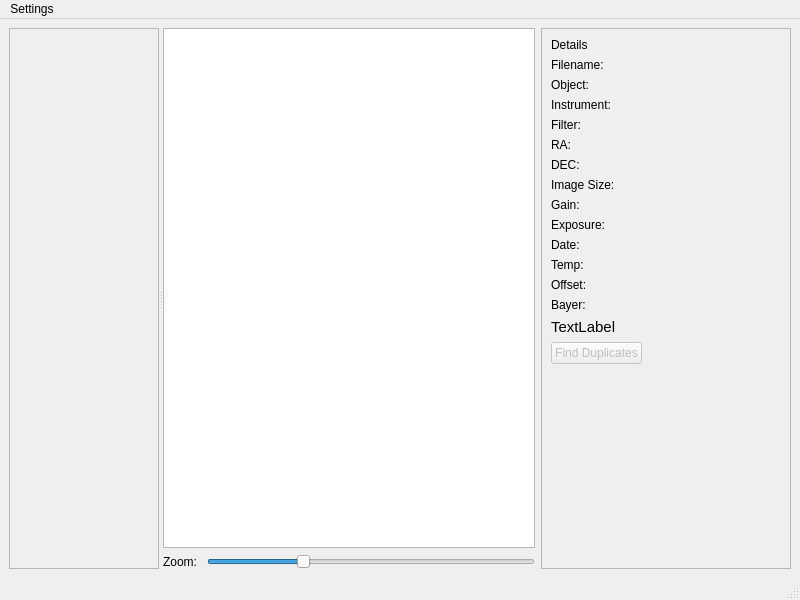
<?xml version="1.0" encoding="UTF-8"?>
<ui version="4.0">
 <class>MainWindow</class>
 <widget class="QMainWindow" name="MainWindow">
  <property name="geometry">
   <rect>
    <x>0</x>
    <y>0</y>
    <width>800</width>
    <height>600</height>
   </rect>
  </property>
  <property name="windowTitle">
   <string>Astrocat</string>
  </property>
  <widget class="QWidget" name="centralwidget">
   <layout class="QHBoxLayout" name="horizontalLayout_2">
    <item>
     <layout class="QHBoxLayout" name="horizontalLayout">
      <item>
       <widget class="QSplitter" name="splitter">
        <property name="orientation">
         <enum>Qt::Horizontal</enum>
        </property>
        <widget class="QScrollArea" name="scrollArea">
         <property name="sizePolicy">
          <sizepolicy hsizetype="Minimum" vsizetype="Expanding">
           <horstretch>0</horstretch>
           <verstretch>0</verstretch>
          </sizepolicy>
         </property>
         <property name="minimumSize">
          <size>
           <width>150</width>
           <height>0</height>
          </size>
         </property>
         <property name="verticalScrollBarPolicy">
          <enum>Qt::ScrollBarAlwaysOff</enum>
         </property>
         <property name="horizontalScrollBarPolicy">
          <enum>Qt::ScrollBarAlwaysOff</enum>
         </property>
         <property name="widgetResizable">
          <bool>true</bool>
         </property>
         <widget class="QWidget" name="scrollAreaWidgetContents_2">
          <property name="geometry">
           <rect>
            <x>0</x>
            <y>0</y>
            <width>24</width>
            <height>24</height>
           </rect>
          </property>
          <property name="sizePolicy">
           <sizepolicy hsizetype="Fixed" vsizetype="Fixed">
            <horstretch>0</horstretch>
            <verstretch>0</verstretch>
           </sizepolicy>
          </property>
          <layout class="QVBoxLayout" name="verticalLayout_2">
           <property name="spacing">
            <number>20</number>
           </property>
          </layout>
         </widget>
        </widget>
        <widget class="QWidget" name="layoutWidget">
         <layout class="QVBoxLayout" name="verticalLayout">
          <item>
           <widget class="QListView" name="astroListView">
            <property name="selectionMode">
             <enum>QAbstractItemView::ExtendedSelection</enum>
            </property>
            <property name="selectionBehavior">
             <enum>QAbstractItemView::SelectRows</enum>
            </property>
           </widget>
          </item>
          <item>
           <layout class="QHBoxLayout" name="horizontalLayout_3">
            <item>
             <widget class="QLabel" name="label_5">
              <property name="text">
               <string>Zoom: </string>
              </property>
             </widget>
            </item>
            <item>
             <widget class="QSlider" name="imageSizeSlider">
              <property name="minimum">
               <number>30</number>
              </property>
              <property name="maximum">
               <number>100</number>
              </property>
              <property name="value">
               <number>50</number>
              </property>
              <property name="orientation">
               <enum>Qt::Horizontal</enum>
              </property>
             </widget>
            </item>
           </layout>
          </item>
         </layout>
        </widget>
       </widget>
      </item>
      <item>
       <widget class="QFrame" name="detailsFrame">
        <property name="minimumSize">
         <size>
          <width>250</width>
          <height>0</height>
         </size>
        </property>
        <property name="maximumSize">
         <size>
          <width>200</width>
          <height>16777215</height>
         </size>
        </property>
        <property name="frameShape">
         <enum>QFrame::StyledPanel</enum>
        </property>
        <property name="frameShadow">
         <enum>QFrame::Raised</enum>
        </property>
        <layout class="QFormLayout" name="formLayout">
         <property name="labelAlignment">
          <set>Qt::AlignLeading|Qt::AlignLeft|Qt::AlignVCenter</set>
         </property>
         <item row="0" column="0">
          <widget class="QLabel" name="label">
           <property name="text">
            <string>Details</string>
           </property>
          </widget>
         </item>
         <item row="1" column="0">
          <widget class="QLabel" name="label_10">
           <property name="text">
            <string>Filename:</string>
           </property>
          </widget>
         </item>
         <item row="1" column="1">
          <widget class="QLabel" name="filenameLabel">
           <property name="text">
            <string/>
           </property>
          </widget>
         </item>
         <item row="2" column="0">
          <widget class="QLabel" name="label_2">
           <property name="text">
            <string>Object:</string>
           </property>
          </widget>
         </item>
         <item row="2" column="1">
          <widget class="QLabel" name="objectLabel">
           <property name="text">
            <string/>
           </property>
          </widget>
         </item>
         <item row="3" column="0">
          <widget class="QLabel" name="label_3">
           <property name="text">
            <string>Instrument:</string>
           </property>
          </widget>
         </item>
         <item row="3" column="1">
          <widget class="QLabel" name="insturmentLabel">
           <property name="text">
            <string/>
           </property>
          </widget>
         </item>
         <item row="4" column="0">
          <widget class="QLabel" name="label_4">
           <property name="text">
            <string>Filter:</string>
           </property>
          </widget>
         </item>
         <item row="4" column="1">
          <widget class="QLabel" name="filterLabel">
           <property name="text">
            <string/>
           </property>
          </widget>
         </item>
         <item row="5" column="0">
          <widget class="QLabel" name="label_8">
           <property name="text">
            <string>RA:</string>
           </property>
          </widget>
         </item>
         <item row="5" column="1">
          <widget class="QLabel" name="raLabel">
           <property name="text">
            <string/>
           </property>
          </widget>
         </item>
         <item row="6" column="0">
          <widget class="QLabel" name="label_12">
           <property name="text">
            <string>DEC:</string>
           </property>
          </widget>
         </item>
         <item row="6" column="1">
          <widget class="QLabel" name="decLabel">
           <property name="text">
            <string/>
           </property>
          </widget>
         </item>
         <item row="7" column="0">
          <widget class="QLabel" name="label_14">
           <property name="text">
            <string>Image Size:</string>
           </property>
          </widget>
         </item>
         <item row="7" column="1">
          <widget class="QLabel" name="imagesizeLabel">
           <property name="text">
            <string/>
           </property>
          </widget>
         </item>
         <item row="8" column="0">
          <widget class="QLabel" name="label_16">
           <property name="text">
            <string>Gain:</string>
           </property>
          </widget>
         </item>
         <item row="8" column="1">
          <widget class="QLabel" name="gainLabel">
           <property name="text">
            <string/>
           </property>
          </widget>
         </item>
         <item row="9" column="0">
          <widget class="QLabel" name="label_18">
           <property name="text">
            <string>Exposure:</string>
           </property>
          </widget>
         </item>
         <item row="9" column="1">
          <widget class="QLabel" name="exposureLabel">
           <property name="text">
            <string/>
           </property>
          </widget>
         </item>
         <item row="10" column="0">
          <widget class="QLabel" name="label_20">
           <property name="text">
            <string>Date:</string>
           </property>
          </widget>
         </item>
         <item row="10" column="1">
          <widget class="QLabel" name="dateLabel">
           <property name="text">
            <string/>
           </property>
          </widget>
         </item>
         <item row="11" column="0">
          <widget class="QLabel" name="label_22">
           <property name="text">
            <string>Temp:</string>
           </property>
          </widget>
         </item>
         <item row="11" column="1">
          <widget class="QLabel" name="temperatureLabel">
           <property name="text">
            <string/>
           </property>
          </widget>
         </item>
         <item row="12" column="0">
          <widget class="QLabel" name="label_24">
           <property name="text">
            <string>Offset:</string>
           </property>
          </widget>
         </item>
         <item row="12" column="1">
          <widget class="QLabel" name="offsetLabel">
           <property name="text">
            <string/>
           </property>
          </widget>
         </item>
         <item row="13" column="0">
          <widget class="QLabel" name="label_26">
           <property name="text">
            <string>Bayer:</string>
           </property>
          </widget>
         </item>
         <item row="13" column="1">
          <widget class="QLabel" name="bayerpatternLabel">
           <property name="text">
            <string/>
           </property>
          </widget>
         </item>
         <item row="14" column="0" colspan="2">
          <widget class="QLabel" name="fullPathLabel">
           <property name="font">
            <font>
             <pointsize>11</pointsize>
            </font>
           </property>
           <property name="text">
            <string>TextLabel</string>
           </property>
           <property name="wordWrap">
            <bool>true</bool>
           </property>
          </widget>
         </item>
         <item row="15" column="0">
          <widget class="QPushButton" name="duplicatesButton">
           <property name="enabled">
            <bool>false</bool>
           </property>
           <property name="toolTip">
            <string>Feature Coming Soon</string>
           </property>
           <property name="text">
            <string>Find Duplicates</string>
           </property>
          </widget>
         </item>
        </layout>
       </widget>
      </item>
     </layout>
    </item>
   </layout>
  </widget>
  <widget class="QMenuBar" name="menubar">
   <property name="geometry">
    <rect>
     <x>0</x>
     <y>0</y>
     <width>800</width>
     <height>24</height>
    </rect>
   </property>
   <widget class="QMenu" name="menuSettings">
    <property name="title">
     <string>Settings</string>
    </property>
    <addaction name="actionFolders"/>
    <addaction name="actionAbout"/>
   </widget>
   <addaction name="menuSettings"/>
  </widget>
  <widget class="QStatusBar" name="statusbar"/>
  <action name="actionFolders">
   <property name="text">
    <string>Folders</string>
   </property>
  </action>
  <action name="actionAbout">
   <property name="text">
    <string>About</string>
   </property>
  </action>
 </widget>
 <resources/>
 <connections/>
</ui>
